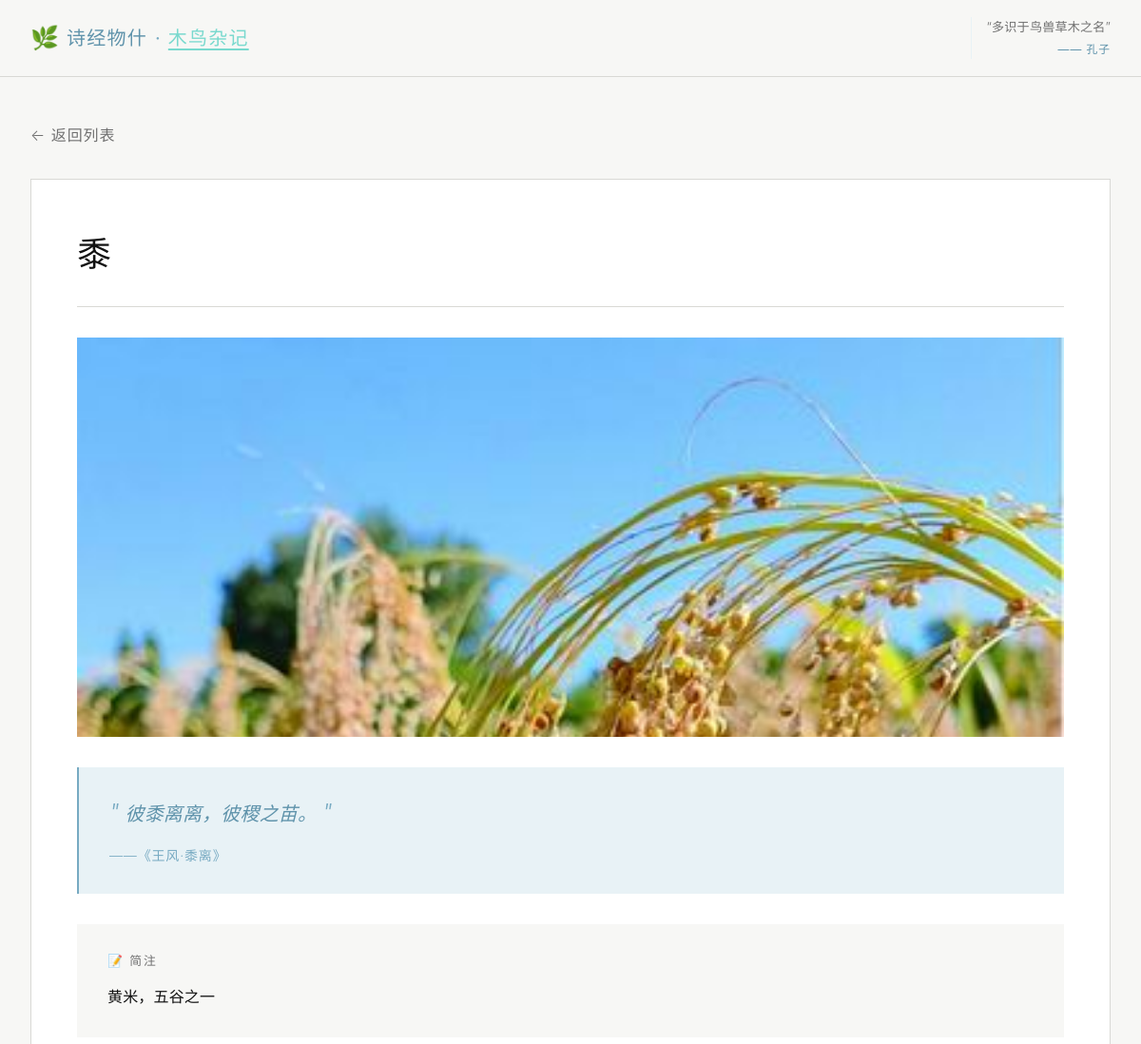
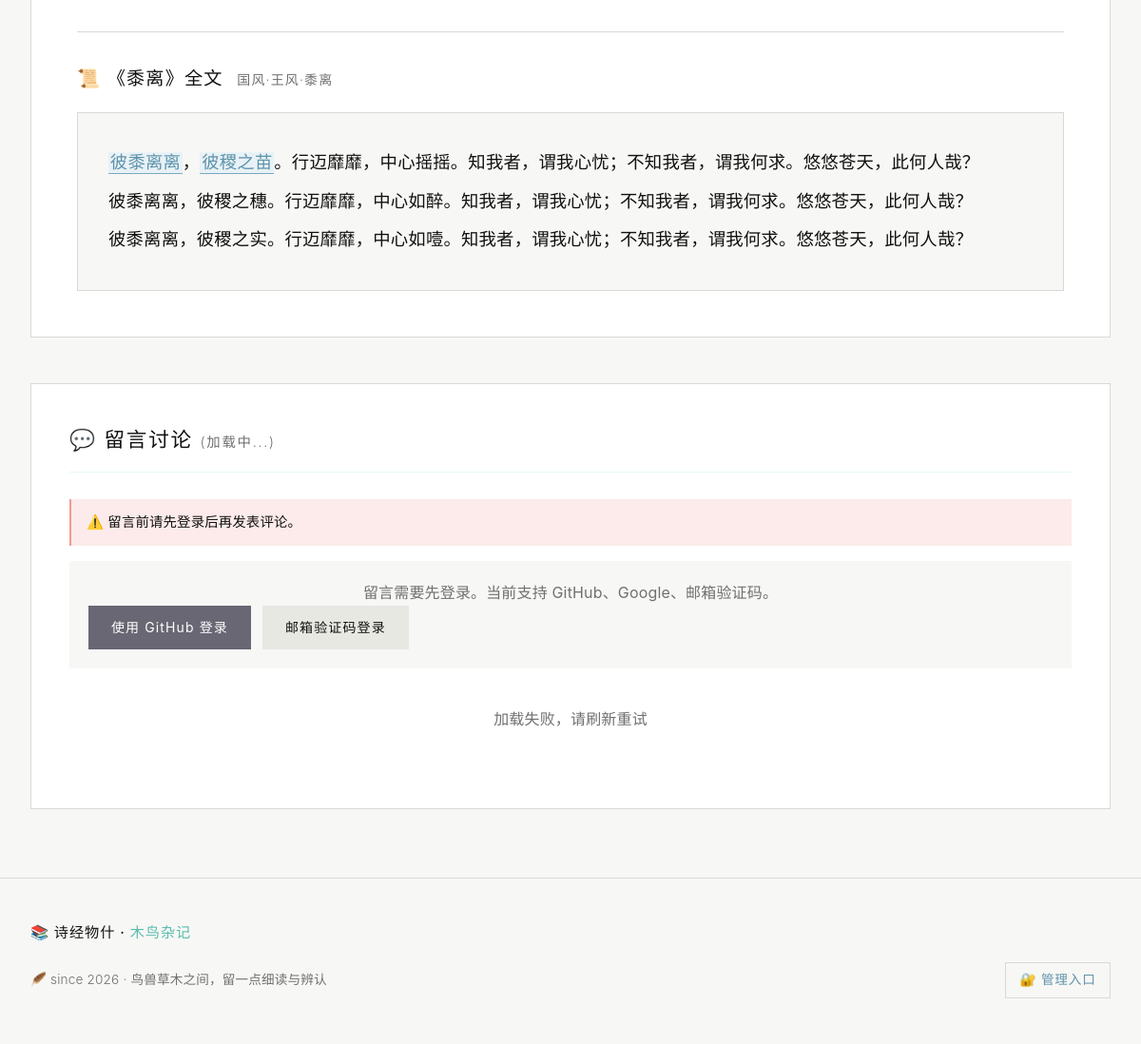
/item/2 (signed in), run on the app's committed database (2 pictures, top to bottom).
### shijing_things/models/models.py (models this page shows, shortened)
class ShijingItem(Base):
    __tablename__ = "shijing_items"
    id = Column(Integer, primary_key=True, index=True)
    name = Column(String(100), nullable=False, index=True)
    category = Column(String(10), nullable=False, index=True)  # 草、木、鸟、兽、虫、鱼
    title = Column(String(100), nullable=False, index=True)  # 所属诗篇标题
    chapter = Column(String(50), nullable=False, index=True)  # 章节（如：国风、小雅）
    section = Column(String(50), nullable=False, index=True)  # 部分（如：周南、鹿鸣之什）
    poem_id = Column(Integer, nullable=False, index=True)  # 诗篇ID
    quote = Column(Text, nullable=False)  # 引用诗句
    description = Column(Text, nullable=True)  # 简要注释
    image_url = Column(String(255), nullable=True, default="")  # 图片路径
    modern_name = Column(String(255), nullable=True, default="")  # 今名
    taxonomy = Column(String(255), nullable=True, default="")  # 纲目属
    symbolism = Column(Text, nullable=True, default="")  # 寓意
    wiki_link = Column(String(255), nullable=True, default="")  # 百科链接

class Poem(Base):
    __tablename__ = "poems"
    id = Column(Integer, primary_key=True, index=True)
    title = Column(String(100), nullable=False, index=True)  # 诗名（不同章节可同名，如邶风/鄘风《柏舟》）
    chapter = Column(String(50), nullable=False, index=True)  # 章节（如：国风）
    section = Column(String(50), nullable=False, index=True)  # 部分（如：周南）
    content = Column(Text, nullable=False)  # 诗篇内容（JSON 数组字符串）
    full_source = Column(String(100), nullable=False)  # 完整来源（如：国风·周南·关雎）

### shijing_things/routers/pages.py (the view)
@router.get("/item/{item_id}", response_class=HTMLResponse)
def item_detail(item_id: int, request: Request, db: Session = Depends(get_db)):
    item = crud_item.get(db, item_id=item_id)
    if not item:
        raise HTTPException(status_code=404, detail="事物不存在")
    poem = crud_poem.get(db, poem_id=item.poem_id)
    poem_content = []
    if poem:
        try:
            poem_content = json.loads(poem.content)
        except:
            poem_content = []
    poem_content = highlight_quote_lines(poem_content, item.quote)
    return templates.TemplateResponse("detail.html", {
        "request": request,
        "item": item,
        "poem": poem,
        "poem_content": poem_content,
        "is_admin": is_admin(request),
        "is_oauth_user": is_oauth_user(request),
        "github_login_url": f"/auth/login?next={request.url.path}",
        "wechat_login_url": f"/auth/login?provider=wechat&next={request.url.path}",
        "comment_login_page_url": f"/login?next={request.url.path}",
        "comment_user_name": request.session.get("comment_nickname") or request.session.get("comment_username") or "登录用户",
        "comment_user_avatar": request.session.get("comment_avatar_url") or "",
        "comment_auth_label": get_comment_auth_label(request),
        "google_login_url": f"/auth/login?provider=google&next={request.url.path}",
        "google_oauth_enabled": bool(settings.google_client_id and settings.google_client_secret),
        "wechat_oauth_enabled": bool(settings.wechat_app_id and settings.wechat_app_secret),
    })

### shijing_things/templates/detail.html (shortened to what this page needs)
{% extends "base.html" %}
{% block content %}
<div class="container">
    <a href="/" class="back-link">← 返回列表</a>
    <article class="detail-card">
        <header class="detail-header">
            <h1 class="detail-title">
                {{ item.name }}
                <span class="category-badge category-{{ item.category }}">{{ item.category }}类</span>
            </h1>
        </header>
        <div class="detail-body">
            <div class="detail-image">
                {% if item.image_url %}
                <img src="{{ item.image_url }}" alt="{{ item.name }}">
                {% endif %}
            </div>
            <blockquote class="detail-quote">
                <span class="quote-mark">"</span>
                {{ item.quote }}
                <span class="quote-mark">"</span>
                <cite>——《{{ item.section }}·{{ item.title }}》</cite>
            </blockquote>
            <div class="detail-info">
                {% if item.description %}
                <div class="info-description">
                    <h3>📝 简注</h3>
                    <p>{{ item.description }}</p>
                </div>
                {% endif %}
            </div>
            {% if poem and poem_content %}
            <div class="poem-section">
                <h3 class="poem-title">
                    📜 《{{ poem.title }}》全文
                    <span class="poem-source">{{ poem.full_source }}</span>
                </h3>
                <div class="poem-content">
                    {% for line in poem_content %}
                    <p class="poem-line">{{ line | safe }}</p>
                    {% endfor %}
                </div>
            </div>
            {% endif %}
        </div>
    </article>
    <section class="comments-section" id="comments-section">
        <h2 class="comments-title">
            💬 留言讨论
            <span class="comments-count" id="comments-count">(加载中...)</span>
        </h2>
        <div class="comment-limit-info" id="comment-limit-info" style="display: none;">
            <p class="limit-text"></p>
        </div>
        <div class="comment-login-tip" id="comment-login-tip" {% if is_oauth_user %}style="display: none;"{% endif %}>
            <p>留言需要先登录。当前支持 GitHub、Google、邮箱验证码{% if wechat_oauth_enabled %}，也支持微信登录{% endif %}。</p>
            <div class="comment-login-actions">
                <a class="btn btn-github" href="{{ github_login_url }}">使用 GitHub 登录</a>
                <a class="btn btn-secondary" href="{{ comment_login_page_url }}">邮箱验证码登录</a>
            </div>
        </div>
        <div class="comments-list" id="comments-list">
        </div>
    </section>
</div>
{% endblock %}

### shijing_things/templates/detail.html (style rules this page uses)
.comment-login-actions { display: flex; gap: 0.75rem; flex-wrap: wrap; }

### data on the page
ShijingItem: name "黍", image_url (picture), quote "彼黍离离，彼稷之苗。", section "王风", title "黍离", description "黄米，五谷之一"
Poem: title "黍离", full_source "国风·王风·黍离"

### other printed values
{{ line | safe }} "彼黍离离 ， 彼稷之苗 。行迈靡靡，中心摇摇。知我者，谓我心忧；不知我者，谓我何求。悠悠苍天，此何人哉？" "彼黍离离，彼稷之穗。行迈靡靡，中心如醉。知我者，谓我心忧；不知我者，谓我何求。悠悠苍天，此何人哉？" "彼黍离离，彼稷之实。行迈靡靡，中心如噎。知我者，谓我心忧；不知我者，谓我何求。悠悠苍天，此何人哉？"
